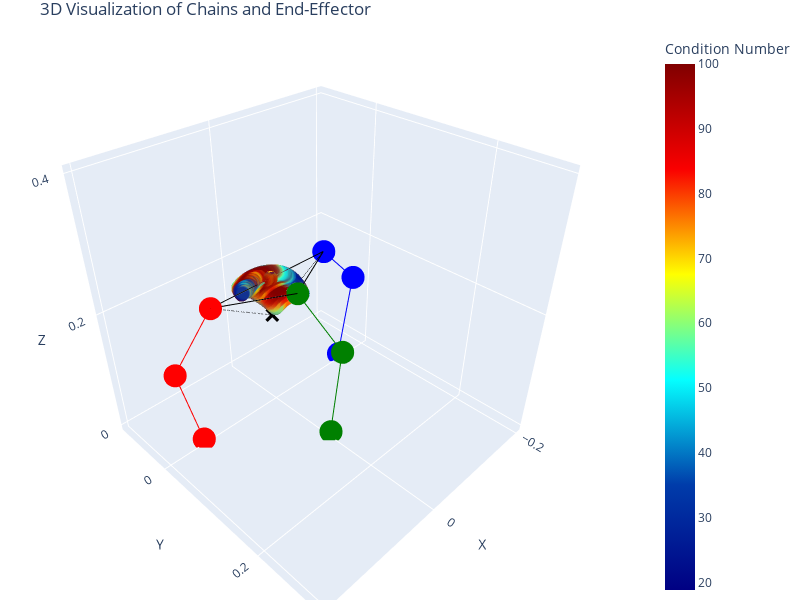

Source (notebook cell):
### Code cell
import plotly.graph_objects as go

home_pose = [0, 0, 0, 0.150]  # Define the home pose for the end effector
ik_home = inverse_kinematics(*home_pose)

# Create a scatter3d trace for the average positions
fig = visualize_robot(*home_pose, *ik_home, width=None, height=None, showlegend=False)

# Add the scatter points with color based on distance from z-axis
fig.add_trace(go.Scatter3d(
    x=avg_positions[:, 0],
    y=avg_positions[:, 1],
    z=avg_positions[:, 2],
    mode='markers',
    marker=dict(
        size=5,
        color= condition_numbers, # Use condition numbers for color
        colorscale='jet',
        opacity=0.2,
        colorbar=dict(title='Condition Number')
    ),
    name='End Effector Positions'
))

# Set the layout
fig.update_layout(
    margin=dict(l=0, r=50, b=0, t=30),
    width=800,
    height=600
)

# Show the figure
fig.show()

# Save the figure as an HTML file
fig.write_html("condition_number_visualization.html")

### Figure 1 — Plotly figure (JSON) as saved in the notebook; plotly's stock layout.template omitted (floating-point values rounded to 4 significant figures; data arrays with more than 128 entries replaced by an {"elided": "..."} marker saying what was removed)
{"data": [{"line": {"color": "red"}, "mode": "lines+markers", "name": "Chain 1", "type": "scatter3d", "x": [0.141, 0.1716, 0.105], "y": [0, 0, -4.093e-24], "z": [0, 0.1384, 0.213]}, {"line": {"color": "green"}, "mode": "lines+markers", "name": "Chain 2", "type": "scatter3d", "x": [0, 0, -3.98e-25], "y": [0.12, 0.1397, 0.055], "z": [0, 0.1598, 0.213]}, {"line": {"color": "blue"}, "mode": "lines+markers", "name": "Chain 3", "type": "scatter3d", "x": [-0.141, -0.1716, -0.105], "y": [0, 0, -4.312e-35], "z": [0, 0.1384, 0.213]}, {"marker": {"color": "black", "size": 5, "symbol": "x"}, "mode": "markers", "name": "A", "type": "scatter3d", "x": [0], "y": [0], "z": [0.15]}, {"marker": {"color": "red", "size": 5}, "mode": "markers", "name": "E1", "type": "scatter3d", "x": [0.105], "y": [0], "z": [0.213]}, {"marker": {"color": "green", "size": 5}, "mode": "markers", "name": "E2", "type": "scatter3d", "x": [0], "y": [0.055], "z": [0.213]}, {"marker": {"color": "blue", "size": 5}, "mode": "markers", "name": "E3", "type": "scatter3d", "x": [-0.105], "y": [0], "z": [0.213]}, {"marker": {"color": "orange", "size": 5}, "mode": "markers", "name": "E_o", "type": "scatter3d", "x": [0], "y": [0], "z": [0.213]}, {"line": {"color": "black", "dash": "solid"}, "mode": "lines", "name": "Edge 1", "showlegend": false, "type": "scatter3d", "x": [0.105, 0], "y": [0, 0.055], "z": [0.213, 0.213]}, {"line": {"color": "black", "dash": "solid"}, "mode": "lines", "name": "Edge 2", "showlegend": false, "type": "scatter3d", "x": [0, -0.105], "y": [0.055, 0], "z": [0.213, 0.213]}, {"line": {"color": "black", "dash": "solid"}, "mode": "lines", "name": "Edge 3", "showlegend": false, "type": "scatter3d", "x": [-0.105, 0.105], "y": [0, 0], "z": [0.213, 0.213]}, {"line": {"color": "black", "dash": "dash"}, "mode": "lines", "name": "A to E1", "type": "scatter3d", "x": [0, 0.105], "y": [0, 0], "z": [0.15, 0.213]}, {"line": {"color": "black", "dash": "dash"}, "mode": "lines", "name": "A to E2", "type": "scatter3d", "x": [0, 0], "y": [0, 0.055], "z": [0.15, 0.213]}, {"line": {"color": "black", "dash": "dash"}, "mode": "lines", "name": "A to E3", "type": "scatter3d", "x": [0, -0.105], "y": [0, 0], "z": [0.15, 0.213]}, {"marker": {"color": {"elided": "15625 float values"}, "colorbar": {"title": {"text": "Condition Number"}}, "colorscale": [[0, "rgb(0,0,131)"], [0.2, "rgb(0,60,170)"], [0.4, "rgb(5,255,255)"], [0.6, "rgb(255,255,0)"], [0.8, "rgb(250,0,0)"], [1, "rgb(128,0,0)"]], "opacity": 0.2, "size": 5}, "mode": "markers", "name": "End Effector Positions", "type": "scatter3d", "x": {"elided": "15625 float values"}, "y": {"elided": "15625 float values"}, "z": {"elided": "15625 float values"}}], "layout": {"height": 600, "margin": {"b": 0, "l": 0, "r": 50, "t": 30}, "scene": {"aspectmode": "manual", "aspectratio": {"x": 1, "y": 1, "z": 1}, "xaxis": {"range": [-0.21, 0.21], "title": {"text": "X"}}, "yaxis": {"range": [-0.11, 0.31], "title": {"text": "Y"}}, "zaxis": {"range": [-0.01, 0.41], "title": {"text": "Z"}}}, "showlegend": false, "title": {"text": "3D Visualization of Chains and End-Effector"}, "width": 800}}
